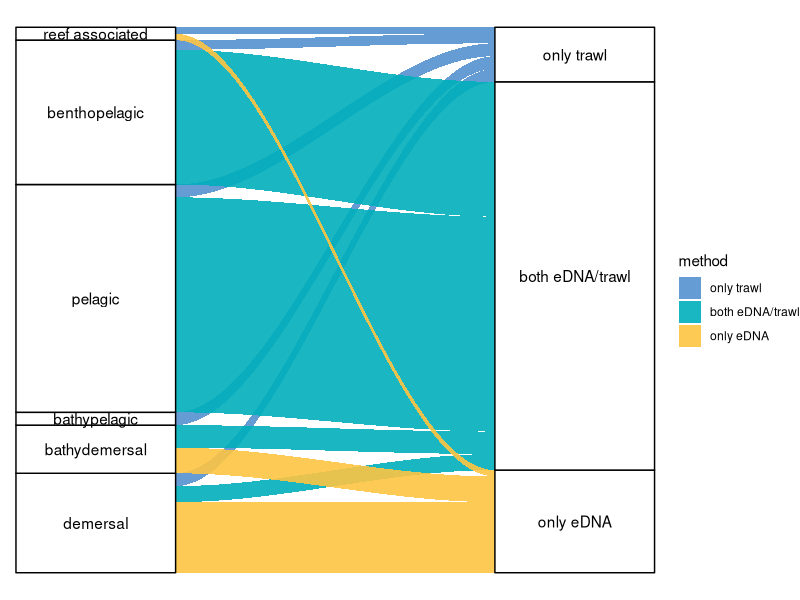
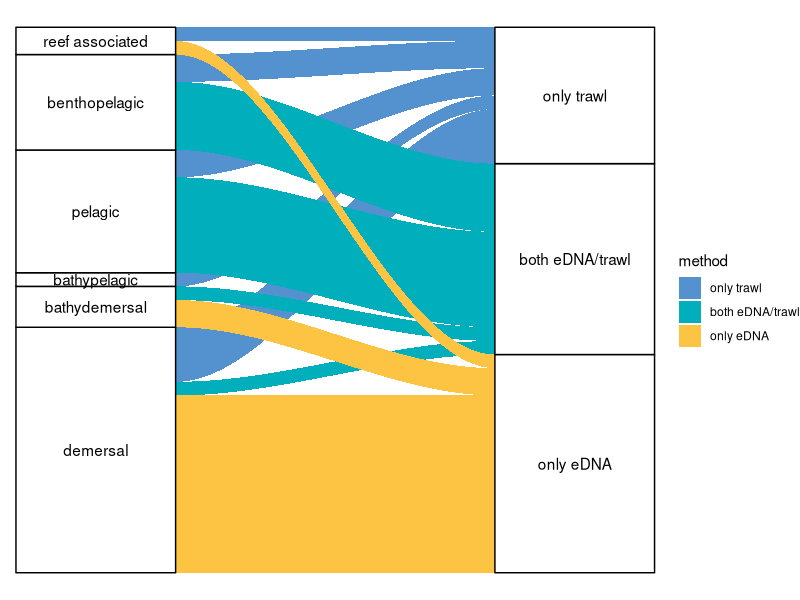
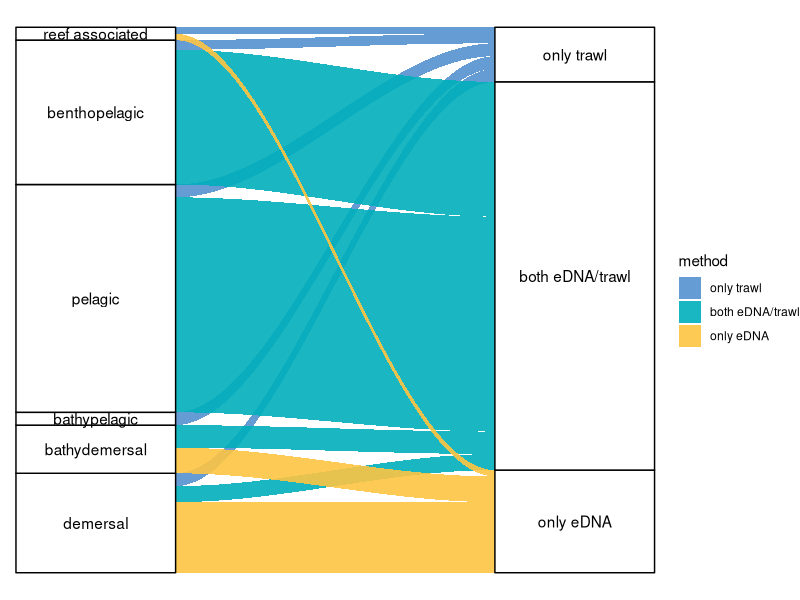
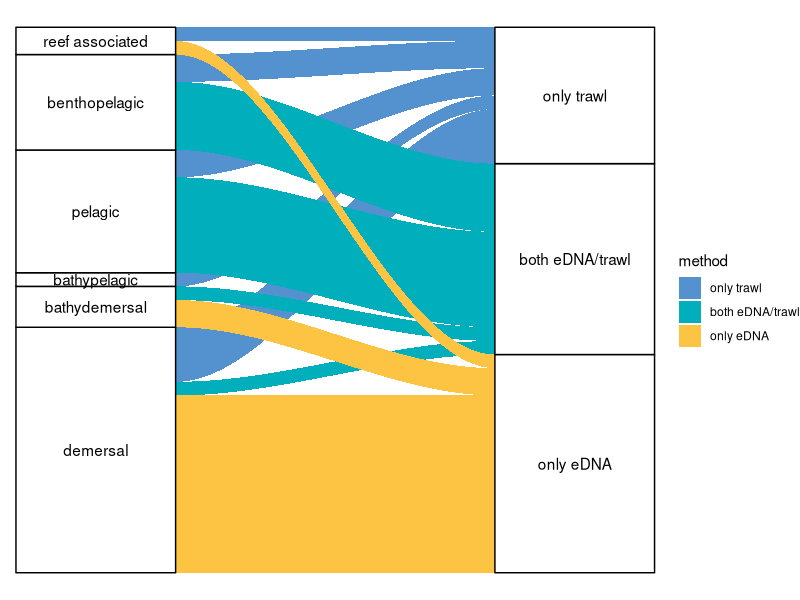

Write the R code that produced these figures, in order.
#Habitat 
#goal: visualize the habitats patterns of detections using Alluvia plots 

#SET-UP ####
#install.packages("ggalluvial")

#read libraries 
library(tidyr)
library(dplyr)
library(here)
library(ggalluvial)

#read data
beta_div <- read.csv(here::here("Processed_data", 
                                "datasets",
                                "detections_all.csv"),
                     head=TRUE)

trait_data <- read.csv(here::here("Processed_data", 
                                  "datasets",
                                  "traits",
                                  "traitdatabase.csv"),
                       head=TRUE)

#Format data ####

#we need to isolate only detection + habitat
data <- merge(beta_div, trait_data, by="LCT", all.x= TRUE) #merge detection w/ traits
df <- select(data, c('gamma_detection_method','habitat')) #select relevant columns
df <- subset(df, !is.na(gamma_detection_method)) #remove NA values, none should be NA (so they stay the same)

#renaming categorical variables 
#change reef associated variable (no more underscore)
df <- data.frame(lapply(data, function(x) {
  gsub("reef_associated", "reef associated", x) }))

#giving categorical variables 'levels'
#give habitats 'level's in order of increasing depth 
df$habitat = factor(df$habitat, levels = c('reef associated', 'benthopelagic', 'pelagic','bathypelagic', 'bathydemersal','demersal'))

#give methods levels so eDNA on bottom and trawl on surface (both between)
df$gamma_detection_method = factor(df$gamma_detection_method, levels = c('only trawl', 'both eDNA/trawl', 'only eDNA'))

df <- subset(df, !is.na(habitat)) #remove NA

df <- df %>% arrange(desc(habitat)) #arange habitat categories in line with established levels

df$freq <- 1 #give each observation a numeric frequency of 1 (1 observation)

df <- df %>% rename(method = gamma_detection_method,) #rename column 

#Plot ####
#plot alluvial between habitat + detection method
plot <- ggplot(data = df,
       aes(axis1 = habitat, axis2 = method, y = freq)) +
  geom_alluvium(aes(fill = method),
                curve_type = "cubic", alpha =.9) +
  geom_stratum() +
  geom_text(stat = "stratum",
            aes(label = after_stat(stratum))) +
  scale_x_discrete(limits = c("Survey", "Response"),
                   expand = c(0.15, 0.05)) +
  scale_fill_manual(values = c("#5491cf","#00AFBB","#FCC442") ) +
  theme_void()

plot


ggsave("./Outputs/traits/habitat/habitat_alluvia.png", 
       plot = plot,
       width = 6.5, height = 7, units = "in")

#what would it look like for species instead of observation 
#columns of interest are habitat, method and frequency 

new <- select(df, c('habitat', 'method', 'freq', 'LCT'))
new <- distinct(new) #by species (should be 40)

plot <- ggplot(data = new,
               aes(axis1 = habitat, axis2 = method, y = freq)) +
  geom_alluvium(aes(fill = method),
                curve_type = "cubic", alpha =1) +
  geom_stratum() +
  geom_text(stat = "stratum",
            aes(label = after_stat(stratum))) +
  scale_x_discrete(limits = c("Survey", "Response"),
                   expand = c(0.15, 0.05)) +
  scale_fill_manual(values = c("#5491cf", "#00AFBB","#FCC442") ) +
  theme_void()

plot

ggsave("./Outputs/traits/habitat/habitat_alluvia_spp.png", 
       plot = plot,
       width = 6, height = 7, units = "in")


